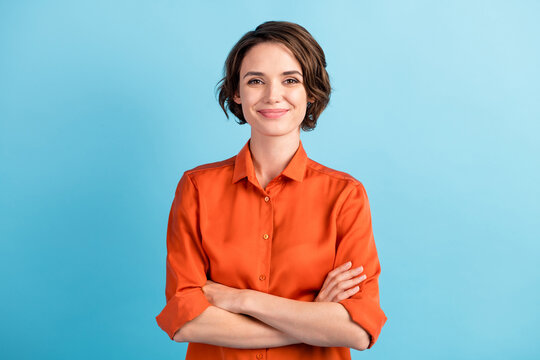
#> input picture Face Detection/per.jpg, 540 x 360 px
$ python face_eye_detect.py
#> lines starting #> are read from the running program, lines starting #| are printed output that depends on the picture; after the words box and inside, x2 and y2 are one past the last pixel; in counts of white or black regions, pixels touching at a corner belong together
import numpy as np
import cv2 as cv
import matplotlib.pyplot as plt
# %matplotlib inline

#load the classifiers downloaded
face_cascade = cv.CascadeClassifier('haarcascade_frontalface_default.xml')
eye_cascade = cv.CascadeClassifier('haarcascade_eye.xml')
#read the image and convert to grayscale format
img = cv.imread('per.jpg')
#> img is the input picture: shape (360, 540, 3); mean B, G, R 184.4, 177.9, 151.8
gray = cv.cvtColor(img, cv.COLOR_BGR2GRAY)
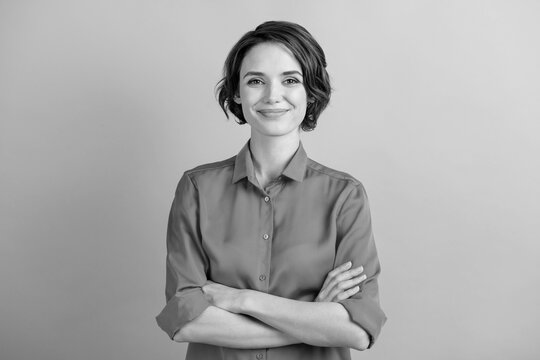
#> gray: shape (360, 540); min 0, max 238, mean 170.8
#calculate coordinates
faces = face_cascade.detectMultiScale(gray, 1.1, 4)
#> faces = [[230, 47, 87, 87]]
for (x,y,w,h) in faces:
    cv.rectangle(img,(x,y),(x+w,y+h),(255,0,0),2)
    roi_gray = gray[y:y+h, x:x+w]
    roi_color = img[y:y+h, x:x+w]
    eyes = eye_cascade.detectMultiScale(roi_gray)
    #draw bounding boxes around detected features
    for (ex,ey,ew,eh) in eyes:
        cv.rectangle(roi_color,(ex,ey),(ex+ew,ey+eh),(0,255,0),2)
#> this loop made 1 pass
#> (x, y, w, h, eyes) on pass 1: (230, 47, 87, 87, [[13, 23, 23, 23], [48, 24, 22, 22]])
#> pass 1, `roi_gray = gray[y:y+h, x:x+w]`:
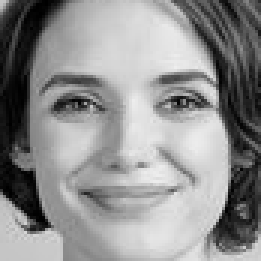
#> roi_gray: shape (87, 87) (shown 3 times larger); min 0, max 238, mean 143
#> pass 1, `roi_color = img[y:y+h, x:x+w]`:
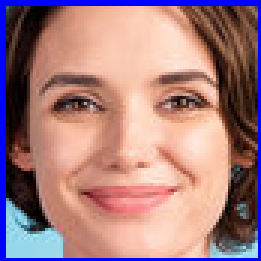
#> roi_color: shape (87, 87, 3) (shown 3 times larger); mean B, G, R 128.3, 125.6, 165.6
#> after the loop:
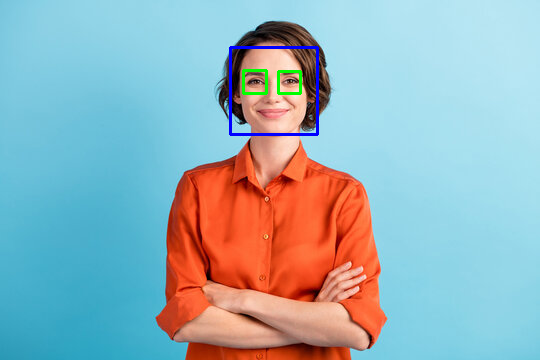
#> img: shape (360, 540, 3); 0.81% of pixels changed, all inside (x1, y1, x2, y2) = (229, 46, 319, 136)
#> after the loop:
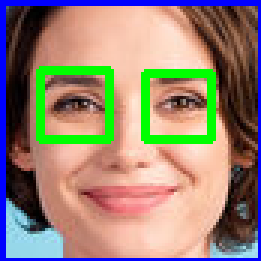
#> roi_color: shape (87, 87, 3) (shown 3 times larger); 7.03% of pixels changed, all inside (x1, y1, x2, y2) = (12, 22, 72, 48)
#plot the image
plt.imshow(img)
#write image
cv.imwrite('face_detection.jpg',img)

$ run again, with Face Detection/frame.jpg copied over Face Detection/per.jpg
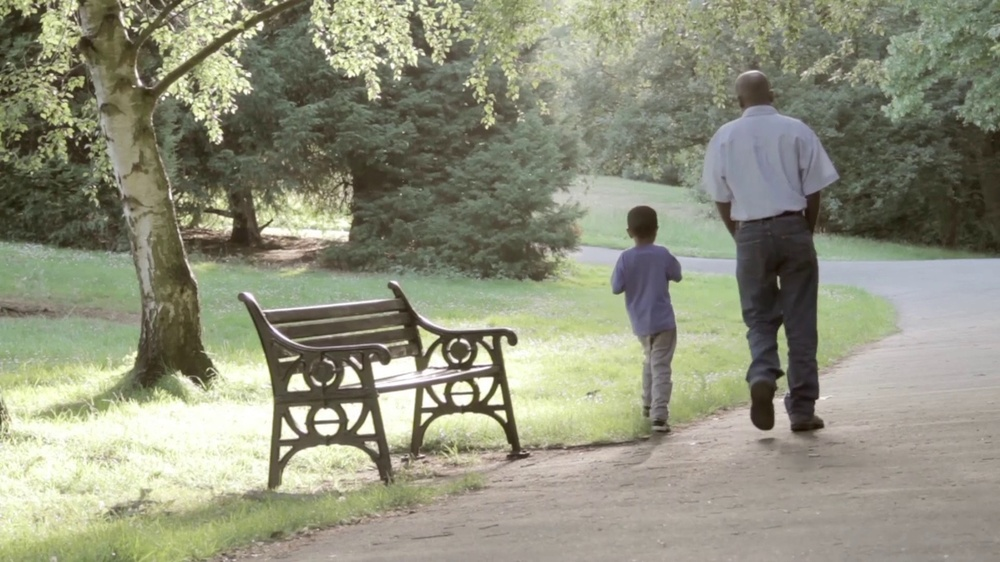
#> input picture Face Detection/frame.jpg, 1000 x 562 px, shrunk from 1920 x 1080 before the run
#> img is the input picture: shape (562, 1000, 3); mean B, G, R 124.6, 145, 143.7
#> `gray = cv.cvtColor(img, cv.COLOR_BGR2GRAY)`:
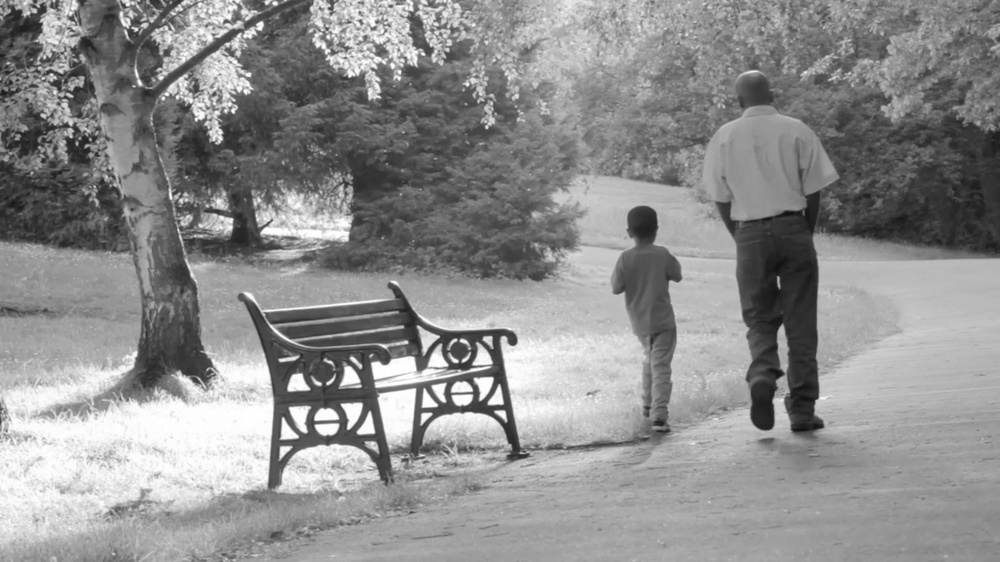
#> gray: shape (562, 1000); min 14, max 255, mean 142.3
#> faces = [[350, 459, 31, 31], [210, 194, 174, 174]]
#> the loop `for (x,y,w,h) in faces:` made 2 passes
#> after the loop `for (x,y,w,h) in faces:`:
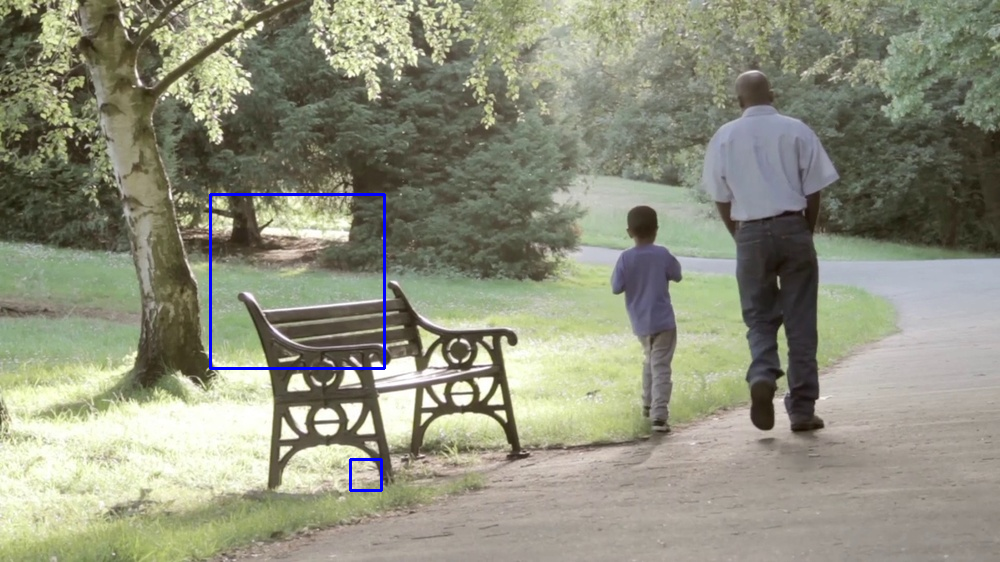
#> img: shape (562, 1000, 3); 0.44% of pixels changed, all inside (x1, y1, x2, y2) = (209, 193, 386, 492)
